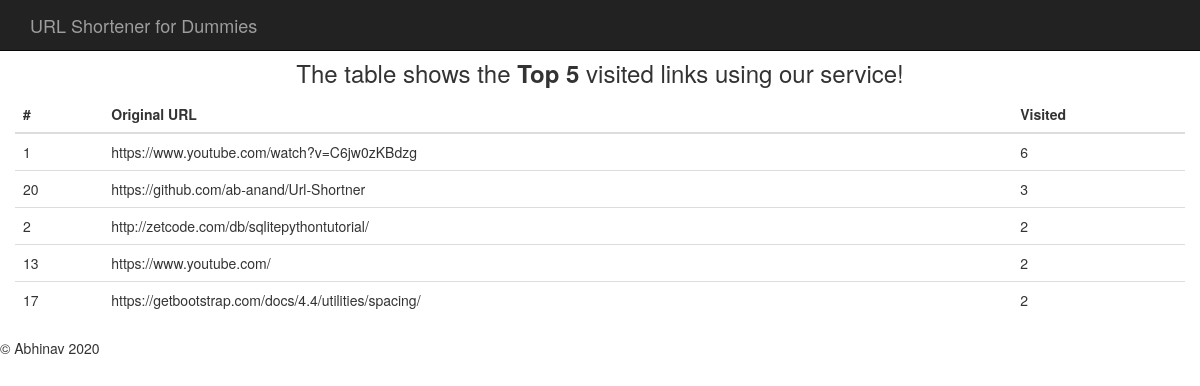
/stats, run on an earlier commit of the app's database.
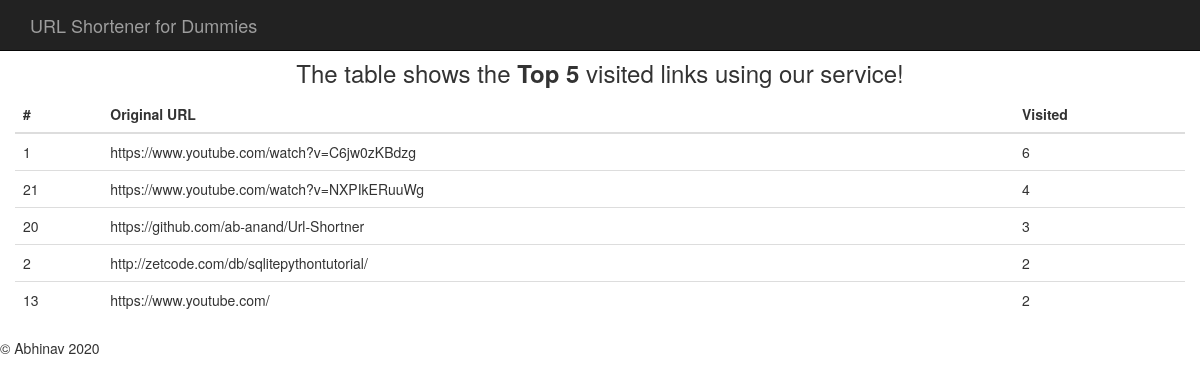
And on a later commit of the database.
### tables this page shows
CREATE TABLE urls (
	id integer primary key autoincrement,
	original_url text not null,
	visited integer default 0,
	unique(original_url)
);

### url_shortner.py (the view)
@app.route('/stats')
def get_stats():
	cursor = g.db.execute('''
				SELECT id, original_url, visited FROM urls
				ORDER BY visited DESC LIMIT 5
		''')
	g.db.commit()
	elements = cursor.fetchall()
	return render_template('stats.html', elements=elements)

### url_shortner.py (called while the page is built)
def connect_db():
	return sqlite3.connect(config.DATABASE_NAME)

@app.before_request
def before_request():
	g.db = connect_db()

### templates/stats.html
{% extends "base.html" %}
	{% block content %}
		<div class="container">
			<br>
			<br>
			<div class="row mx-md-n15">
                	<div class="text-center">
						<h3>The table shows the <b>Top 5</b> visited links using our service!</h3>
					</div>
					<table class="table table-hover">
					  <thead>
					    <tr>
					      <th scope="col">#</th>
					      <th scope="col">Original URL</th>
					      <th scope="col">Visited</th>
					    </tr>
					  </thead>
					  <tbody>
					  	{% for element in elements %}
					  		<tr>
					  			{% for data in element %}
					  				<td>{{ data }}</td>
					  			{% endfor %}
					  		</tr>
					  	{% endfor %}
					  </tbody>
					</table>
			</div>
		</div>
	{% endblock %}

### templates/base.html (shortened to what this page needs)
<!DOCTYPE html>
<html lang="en">
      <head>
         <link href="https://maxcdn.bootstrapcdn.com/font-awesome/4.2.0/css/font-awesome.min.css" rel="stylesheet">
         <link href="https://maxcdn.bootstrapcdn.com/bootstrap/3.3.5/css/bootstrap.min.css" rel="stylesheet">
      </head>
      <body>
         <nav class="navbar navbar-inverse navbar-fixed-top">
            <div class="container">
               <div class="navbar-header">
                  <a class="navbar-brand" href="{{ url_for('home') }}">URL Shortener for Dummies</a>
               </div>
               <div id="navbar" class="navbar-collapse collapse">
               </div>
            </div>
         </nav>
            {% block content %}
            {% endblock %}
         <footer>
            <p>&copy; Abhinav 2020</p>
         </footer>
      </body>
   </html>

What changed in the data, as far as the page shows it:
no longer on this page (row unchanged): urls: element "17" "2", original_url "https://getbootstrap.com/docs/4.4/utilities/spacing/"
added urls: element "21" "4", original_url "https://www.youtube.com/watch?v=NXPIkERuuWg"
